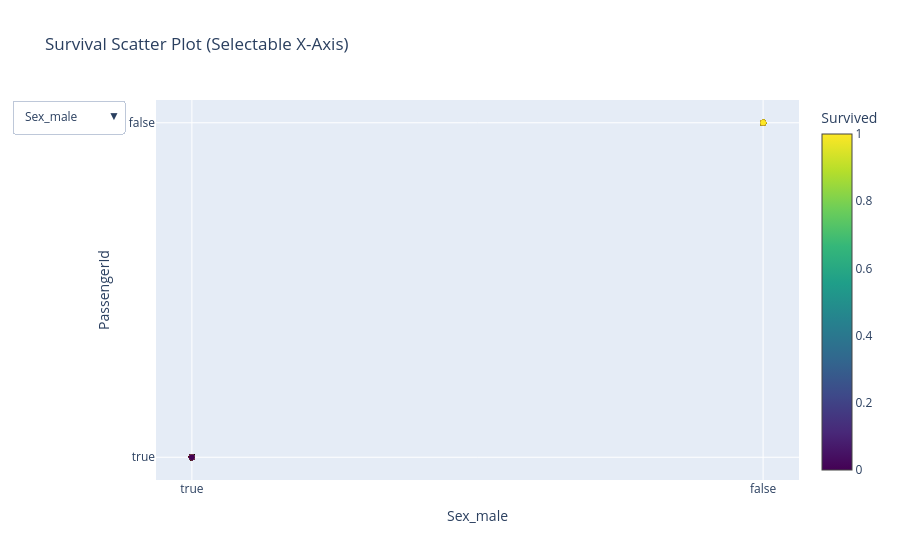

Notebook code for this chart:
### Code cell
import plotly.graph_objects as go
import pandas as pd

df = df_train.copy()



columns_to_try = {
    "Sex_male": "Sex_male",
    "Pclass": "Pclass",
    "Age": "Age",
    "Fare": "Fare",
    "SibSp": "SibSp",
    "Parch": "Parch",
    "Embarked_Q": "Embarked_Q",
    "Embarked_S": "Embarked_S",

}

fig = go.Figure()

for i, (label, col) in enumerate(columns_to_try.items()):
    fig.add_trace(
        go.Scatter(
            x=df[col],
            y=df["Sex_male"],
            mode="markers",
            marker=dict(
                color=df["Survived"],
                colorscale="Viridis",
                showscale=True if i == 0 else False,
                colorbar=dict(title="Survived"),
            ),
            name=label,
            visible=True if i == 0 else False
        )
    )

buttons = []

for i, label in enumerate(columns_to_try.keys()):
    visible_array = [False] * len(columns_to_try)
    visible_array[i] = True

    buttons.append(
        dict(
            label=label,
            method="update",
            args=[
                {"visible": visible_array},
                {"xaxis": {"title": label}}
            ],
        )
    )

fig.update_layout(
    updatemenus=[
        dict(
            buttons=buttons,
            direction="down",
            showactive=True,
        )
    ],
    title="Survival Scatter Plot (Selectable X-Axis)",
    xaxis_title=list(columns_to_try.keys())[0],
    yaxis_title="PassengerId"
)

fig.show()

### Figure 1 — Plotly figure (JSON) as saved in the notebook; plotly's stock layout.template omitted (floating-point values rounded to 4 significant figures; data arrays with more than 128 entries replaced by an {"elided": "..."} marker saying what was removed)
{"data": [{"marker": {"color": {"elided": "714 int values"}, "colorbar": {"title": {"text": "Survived"}}, "colorscale": [[0, "#440154"], [0.1111, "#482878"], [0.2222, "#3e4989"], [0.3333, "#31688e"], [0.4444, "#26828e"], [0.5556, "#1f9e89"], [0.6667, "#35b779"], [0.7778, "#6ece58"], [0.8889, "#b5de2b"], [1, "#fde725"]], "showscale": true}, "mode": "markers", "name": "Sex_male", "type": "scatter", "visible": true, "x": {"elided": "714 bool values"}, "y": {"elided": "714 bool values"}}, {"marker": {"color": {"elided": "714 int values"}, "colorbar": {"title": {"text": "Survived"}}, "colorscale": [[0, "#440154"], [0.1111, "#482878"], [0.2222, "#3e4989"], [0.3333, "#31688e"], [0.4444, "#26828e"], [0.5556, "#1f9e89"], [0.6667, "#35b779"], [0.7778, "#6ece58"], [0.8889, "#b5de2b"], [1, "#fde725"]], "showscale": false}, "mode": "markers", "name": "Pclass", "type": "scatter", "visible": false, "x": {"elided": "714 int values"}, "y": {"elided": "714 bool values"}}, {"marker": {"color": {"elided": "714 int values"}, "colorbar": {"title": {"text": "Survived"}}, "colorscale": [[0, "#440154"], [0.1111, "#482878"], [0.2222, "#3e4989"], [0.3333, "#31688e"], [0.4444, "#26828e"], [0.5556, "#1f9e89"], [0.6667, "#35b779"], [0.7778, "#6ece58"], [0.8889, "#b5de2b"], [1, "#fde725"]], "showscale": false}, "mode": "markers", "name": "Age", "type": "scatter", "visible": false, "x": {"elided": "714 float values"}, "y": {"elided": "714 bool values"}}, {"marker": {"color": {"elided": "714 int values"}, "colorbar": {"title": {"text": "Survived"}}, "colorscale": [[0, "#440154"], [0.1111, "#482878"], [0.2222, "#3e4989"], [0.3333, "#31688e"], [0.4444, "#26828e"], [0.5556, "#1f9e89"], [0.6667, "#35b779"], [0.7778, "#6ece58"], [0.8889, "#b5de2b"], [1, "#fde725"]], "showscale": false}, "mode": "markers", "name": "Fare", "type": "scatter", "visible": false, "x": {"elided": "714 float values"}, "y": {"elided": "714 bool values"}}, {"marker": {"color": {"elided": "714 int values"}, "colorbar": {"title": {"text": "Survived"}}, "colorscale": [[0, "#440154"], [0.1111, "#482878"], [0.2222, "#3e4989"], [0.3333, "#31688e"], [0.4444, "#26828e"], [0.5556, "#1f9e89"], [0.6667, "#35b779"], [0.7778, "#6ece58"], [0.8889, "#b5de2b"], [1, "#fde725"]], "showscale": false}, "mode": "markers", "name": "SibSp", "type": "scatter", "visible": false, "x": {"elided": "714 int values"}, "y": {"elided": "714 bool values"}}, {"marker": {"color": {"elided": "714 int values"}, "colorbar": {"title": {"text": "Survived"}}, "colorscale": [[0, "#440154"], [0.1111, "#482878"], [0.2222, "#3e4989"], [0.3333, "#31688e"], [0.4444, "#26828e"], [0.5556, "#1f9e89"], [0.6667, "#35b779"], [0.7778, "#6ece58"], [0.8889, "#b5de2b"], [1, "#fde725"]], "showscale": false}, "mode": "markers", "name": "Parch", "type": "scatter", "visible": false, "x": {"elided": "714 int values"}, "y": {"elided": "714 bool values"}}, {"marker": {"color": {"elided": "714 int values"}, "colorbar": {"title": {"text": "Survived"}}, "colorscale": [[0, "#440154"], [0.1111, "#482878"], [0.2222, "#3e4989"], [0.3333, "#31688e"], [0.4444, "#26828e"], [0.5556, "#1f9e89"], [0.6667, "#35b779"], [0.7778, "#6ece58"], [0.8889, "#b5de2b"], [1, "#fde725"]], "showscale": false}, "mode": "markers", "name": "Embarked_Q", "type": "scatter", "visible": false, "x": {"elided": "714 bool values"}, "y": {"elided": "714 bool values"}}, {"marker": {"color": {"elided": "714 int values"}, "colorbar": {"title": {"text": "Survived"}}, "colorscale": [[0, "#440154"], [0.1111, "#482878"], [0.2222, "#3e4989"], [0.3333, "#31688e"], [0.4444, "#26828e"], [0.5556, "#1f9e89"], [0.6667, "#35b779"], [0.7778, "#6ece58"], [0.8889, "#b5de2b"], [1, "#fde725"]], "showscale": false}, "mode": "markers", "name": "Embarked_S", "type": "scatter", "visible": false, "x": {"elided": "714 bool values"}, "y": {"elided": "714 bool values"}}], "layout": {"title": {"text": "Survival Scatter Plot (Selectable X-Axis)"}, "updatemenus": [{"buttons": [{"args": [{"visible": [true, false, false, false, false, false, false, false]}, {"xaxis": {"title": "Sex_male"}}], "label": "Sex_male", "method": "update"}, {"args": [{"visible": [false, true, false, false, false, false, false, false]}, {"xaxis": {"title": "Pclass"}}], "label": "Pclass", "method": "update"}, {"args": [{"visible": [false, false, true, false, false, false, false, false]}, {"xaxis": {"title": "Age"}}], "label": "Age", "method": "update"}, {"args": [{"visible": [false, false, false, true, false, false, false, false]}, {"xaxis": {"title": "Fare"}}], "label": "Fare", "method": "update"}, {"args": [{"visible": [false, false, false, false, true, false, false, false]}, {"xaxis": {"title": "SibSp"}}], "label": "SibSp", "method": "update"}, {"args": [{"visible": [false, false, false, false, false, true, false, false]}, {"xaxis": {"title": "Parch"}}], "label": "Parch", "method": "update"}, {"args": [{"visible": [false, false, false, false, false, false, true, false]}, {"xaxis": {"title": "Embarked_Q"}}], "label": "Embarked_Q", "method": "update"}, {"args": [{"visible": [false, false, false, false, false, false, false, true]}, {"xaxis": {"title": "Embarked_S"}}], "label": "Embarked_S", "method": "update"}], "direction": "down", "showactive": true}], "xaxis": {"title": {"text": "Sex_male"}}, "yaxis": {"title": {"text": "PassengerId"}}}}
